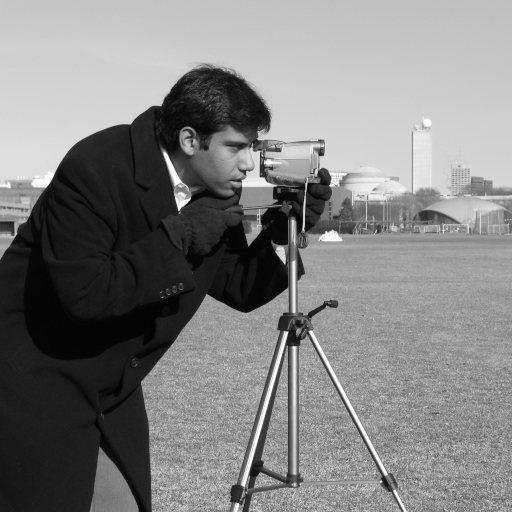
#> input picture skimage.data.camera(), 512 x 512 px
$ jupyter execute --allow-errors FFT_Intuition_Tutorial.ipynb   (shell and % lines are left out)
#> lines starting #> are read from the running program, lines starting #| are printed output that depends on the picture; after the words box and inside, x2 and y2 are one past the last pixel; in counts of white or black regions, pixels touching at a corner belong together
<a href="https://colab.research.google.com/github/ysuter/FHNW-BAI-ComputerVision/blob/main/FFT_Intuition_Tutorial.ipynb" target="_parent"></a>

# Fast Fourier Transform (FFT) für Bildverarbeitung
## Intuition für räumliche Frequenzen entwickeln

---

**Willkommen!** Dieses Notebook hilft Ihnen, ein intuitives Verständnis der Fast Fourier Transform zu entwickeln und zu verstehen, wie sie verborgene Muster in Bildern aufdeckt.

### 🎯 Lernziele:
- ✅ Verstehen, was **räumliche Frequenzen** in Bildern bedeuten
- ✅ **Fourier-Spektren** visualisieren und interpretieren
- ✅ Sehen, wie Bilder aus **verschiedenen Frequenzen zusammengesetzt** sind
- ✅ FFT für praktische Bildverarbeitungsaufgaben anwenden
- ✅ **Intuition** durch interaktives Experimentieren aufbauen

### 🚫 Out of Scope:
- Komplexe mathematische Herleitungen
- Rigorose Beweise
- Signalverarbeitungstheorie

### ✅ Worauf wir fokussieren:
- Visuelles Verständnis
- Praktisches Experimentieren
- Anwendungen
- Intuition aufbauen!

---

## 📦 Setup & Installation

[cell 1]
# Bibliotheken installieren

# Imports
import cv2
import numpy as np
import matplotlib.pyplot as plt
from matplotlib.colors import LogNorm
from scipy import ndimage
from skimage import data
import ipywidgets as widgets
from IPython.display import display, clear_output, HTML
from google.colab import files

# Matplotlib konfigurieren
plt.rcParams['figure.figsize'] = (16, 8)
plt.rcParams['font.size'] = 11

print("✅ Alle Bibliotheken erfolgreich geladen!")
print(f"NumPy Version: {np.__version__}")
print(f"OpenCV Version: {cv2.__version__}")

---

# 🎨 Teil 1: Intuition aufbauen - Was SIND räumliche Frequenzen?

Bevor wir in FFT eintauchen, bauen wir Intuition dafür auf, was "Frequenzen" in Bildern bedeuten.

## 🤔 Die zentrale Frage:

> **"Wenn ein Bild nur Pixel mit Helligkeitswerten ist, was bedeutet dann 'Frequenz'?"**

---

## 1.1 Analogie: Audio-Frequenzen

**Bei Audio:**
- Niedrige Frequenzen = Bass (langsame Schwingungen, wie 🎸)
- Hohe Frequenzen = Höhen (schnelle Schwingungen, wie 🎺)
- Ein Lied ist eine **Mischung** vieler Frequenzen

**Bei Bildern:**
- Niedrige Frequenzen = Glatte Bereiche, graduelle Änderungen (wie ein Sonnenuntergangs-Verlauf)
- Hohe Frequenzen = Kanten, Details, Texturen (wie Haarsträhnen)
- Ein Bild ist eine **Mischung** vieler räumlicher Frequenzen

### 💡 Kernaussage:
**Frequenz in Bildern = Wie schnell sich Pixelwerte ändern**
- Glatter Verlauf → Niedrige Frequenz
- Scharfe Kante → Hohe Frequenz

## 1.2 Visuelle Demonstration: Reine Frequenzen

Erstellen wir Bilder mit **nur** spezifischen Frequenzen, um zu sehen wie sie aussehen!

[cell 2]
def create_sinusoidal_pattern(size=256, frequency=5, angle=0):
    """
    Erstellt ein sinusförmiges Muster - ein Bild mit 'reiner Frequenz'

    Parameter:
    - size: Bildgröße (size x size)
    - frequency: Wie viele Zyklen über das Bild
    - angle: Rotationswinkel in Grad
    """
    # Koordinatengitter erstellen
    x = np.linspace(-np.pi, np.pi, size)
    y = np.linspace(-np.pi, np.pi, size)
    X, Y = np.meshgrid(x, y)

    # Koordinaten rotieren
    angle_rad = np.deg2rad(angle)
    X_rot = X * np.cos(angle_rad) - Y * np.sin(angle_rad)

    # Sinusförmiges Muster erstellen
    pattern = np.sin(frequency * X_rot)

    # Auf 0-255 normalisieren
    pattern = ((pattern + 1) * 127.5).astype(np.uint8)

    return pattern

# Muster mit verschiedenen Frequenzen erstellen
#> (the rest of this cell did not finish here and is left out)

### 🎮 Interaktiv: Erstelle ein eigenes Muster!

[cell 3]
# Interaktiver Mustergenerator
freq_slider = widgets.IntSlider(
    value=5, min=1, max=30, step=1,
    description='Frequenz:',
    style={'description_width': '100px'},
    layout=widgets.Layout(width='500px')
)

angle_slider = widgets.IntSlider(
    value=0, min=0, max=180, step=15,
    description='Winkel (°):',
    style={'description_width': '100px'},
    layout=widgets.Layout(width='500px')
)

output = widgets.Output()

def update_pattern(change):
    with output:
        clear_output(wait=True)
        pattern = create_sinusoidal_pattern(
            frequency=freq_slider.value,
            angle=angle_slider.value
        )

        plt.figure(figsize=(8, 8))
#> (this line was passed over: IPython is not available in this run)
        plt.imshow(pattern, cmap='gray')
#> (this line was passed over: IPython is not available in this run)
        plt.title(f'Räumliche Frequenz = {freq_slider.value}, Winkel = {angle_slider.value}°',
                 fontsize=14, fontweight='bold')
#> (this line was passed over: IPython is not available in this run)
        plt.axis('off')
#> (this line was passed over: IPython is not available in this run)
        plt.show()

        category = "NIEDRIG" if freq_slider.value <= 5 else "MITTEL" if freq_slider.value <= 15 else "HOCH"
        print(f"\n📊 Kategorie: {category}e Frequenz")
        print(f"   Streifen über das Bild: ~{freq_slider.value * 2}")

freq_slider.observe(update_pattern, names='value')
angle_slider.observe(update_pattern, names='value')

display(freq_slider, angle_slider, output)
update_pattern(None)

print("\n🎯 Probieren Sie:")
print("   1. Bewegen Sie Frequenz von niedrig zu hoch - sehen Sie wie Streifen dünner werden?")
print("   2. Ändern Sie den Winkel - die Frequenzrichtung ist wichtig!")
print("   3. In solche Komponenten zerlegt FFT Bilder!")

---

# 🔍 Teil 2: Die Fourier-Transformation - Bilder zerlegen

## 2.1 Die große Idee

### 🎼 Die musikalische Analogie:

Stellen dir vor, du hast eine Aufnahme eines Orchesters:
- **Zeitbereich**: Du hören alle Instrumente gemischt
- **Frequenzbereich** (nach Fourier-Transform):Du kannst sehen welche Töne aktuell zu hören sind. Zudem haben die Instrumente ein charakteristisches Spektrum

### 📸 Für Bilder:

- **Ortsbereich** (normales Bild): Du siehst Pixel
- **Frequenzbereich** (nach FFT): Du siehts, sehen welche Frequenzen das Bild bilden

---

## 2.2 Was macht FFT eigentlich?

**FFT beantwortet die Frage:**

> *"Wie viel von jeder Frequenz ist in meinem Bild vorhanden, und in welche Richtung?"*

**Ausgabe (Frequenzspektrum):**
- **Zentrum**: Niedrige Frequenzen (DC-Komponente, mittlere Helligkeit)
- **Ränder**: Hohe Frequenzen (Details, Kanten)
- **Helligkeit**: Wie viel von dieser Frequenz existiert
- **Position**: Richtung dieser Frequenz

---

## 2.3 Hilfsfunktionen für FFT-Visualisierung

[cell 4]
def compute_fft(image):
    """
    FFT berechnen und Nullfrequenz in die Mitte verschieben
    """
    # In Graustufen konvertieren falls nötig
    if len(image.shape) == 3:
        gray = cv2.cvtColor(image, cv2.COLOR_BGR2GRAY)
    else:
        gray = image.astype(float)

    # FFT berechnen
    f_transform = np.fft.fft2(gray)
    f_shift = np.fft.fftshift(f_transform)  # Nullfrequenz in Mitte verschieben

    return f_shift, gray

def visualize_fft_spectrum(f_shift, title="Fourier-Spektrum", log_scale=True):
    """
    Magnitude-Spektrum visualisieren
    """
    # Magnitude berechnen
    magnitude = np.abs(f_shift)

    if log_scale:
        # Log-Skala für bessere Visualisierung
        magnitude_display = np.log(magnitude + 1)
    else:
        magnitude_display = magnitude

    # Plotten
    plt.figure(figsize=(10, 8))
    plt.imshow(magnitude_display, cmap='hot')
    plt.colorbar(label='Magnitude (Log-Skala)' if log_scale else 'Magnitude', fraction=0.046)
    plt.title(title, fontsize=14, fontweight='bold')
    plt.axis('off')

    # Zentrumsmarkierung hinzufügen
    center_y, center_x = magnitude.shape[0] // 2, magnitude.shape[1] // 2
    plt.plot(center_x, center_y, 'b+', markersize=15, markeredgewidth=2)
    plt.text(center_x + 10, center_y, 'DC\n(Niedrige Freq)', color='cyan', fontsize=10, fontweight='bold')

    plt.tight_layout()
    plt.show()

    return magnitude

def show_fft_analysis(image, title="FFT-Analyse"):
    """
    Vollständige FFT-Analyse mit Original, Spektrum und Phase
    """
    f_shift, gray = compute_fft(image)
    magnitude = np.abs(f_shift)
    phase = np.angle(f_shift)

    fig, axes = plt.subplots(1, 3, figsize=(18, 6))

    # Originalbild
    axes[0].imshow(gray, cmap='gray')
    axes[0].set_title('Originalbild', fontsize=13, fontweight='bold')
    axes[0].axis('off')

    # Magnitude-Spektrum (Log-Skala)
    magnitude_log = np.log(magnitude + 1)
    im1 = axes[1].imshow(magnitude_log, cmap='hot')
    axes[1].set_title('Magnitude-Spektrum\n(Welche Frequenzen existieren)', fontsize=13, fontweight='bold')
    axes[1].axis('off')
    plt.colorbar(im1, ax=axes[1], fraction=0.046)

    # Phasen-Spektrum
    im2 = axes[2].imshow(phase, cmap='twilight')
    axes[2].set_title('Phasen-Spektrum\n(Wo Frequenzen lokalisiert sind)', fontsize=13, fontweight='bold')
    axes[2].axis('off')
    plt.colorbar(im2, ax=axes[2], fraction=0.046)

    plt.suptitle(title, fontsize=16, fontweight='bold')
    plt.tight_layout()
    plt.show()

    return f_shift, magnitude, phase

print("✅ FFT-Hilfsfunktionen definiert!")

---

# 🧪 Teil 3: Experimente - Intuition aufbauen

Analysieren wir jetzt verschiedene Bildtypen, um zu verstehen was ihre FFT offenbart!

## 3.1 Experiment 1: Reine Frequenzen

**Frage:** Wie sieht die FFT unserer sinusförmigen Muster aus?

[cell 5]
# Reine Frequenzmuster erstellen
pattern_low = create_sinusoidal_pattern(frequency=3, angle=0)
pattern_high = create_sinusoidal_pattern(frequency=15, angle=45)

print("🔬 Analysiere NIEDRIGES Frequenzmuster:")
show_fft_analysis(pattern_low, "FFT von niedrigem Frequenzmuster")
#> (the call stopped at in show_fft_analysis, `fig, axes = plt.subplots(1, 3, figsize=(18, 6))`: IPython is not available in this run)

print("\n" + "="*80 + "\n")
print("🔬 Analysiere HOHES Frequenzmuster:")
show_fft_analysis(pattern_high, "FFT von hohem Frequenzmuster")
#> (the call stopped at in show_fft_analysis, `fig, axes = plt.subplots(1, 3, figsize=(18, 6))`: IPython is not available in this run)

print("\n💡 Wichtige Beobachtungen:")
print("   1. Reine Frequenzen erscheinen als HELLE PUNKTE im Spektrum")
print("   2. Niedrige Frequenz → Punkte nahe am Zentrum")
print("   3. Hohe Frequenz → Punkte weit vom Zentrum entfernt")
print("   4. Winkel des Musters → Winkel der Punkte im Spektrum")
print("   5. Immer symmetrisch (zwei Punkte) aufgrund mathematischer Eigenschaften")

## 3.2 Experiment 2: Einfache geometrische Formen

**Frage:** Aus welchen Frequenzen bestehen einfache Formen?

[cell 6]
# Einfache Testbilder erstellen
def create_test_images():
    size = 256

    # 1. Einzelne vertikale Kante
    edge = np.zeros((size, size), dtype=np.uint8)
    edge[:, :size//2] = 255

    # 2. Schachbrett
    checker = np.zeros((size, size), dtype=np.uint8)
    block_size = 32
    for i in range(0, size, block_size):
        for j in range(0, size, block_size):
            if (i // block_size + j // block_size) % 2 == 0:
                checker[i:i+block_size, j:j+block_size] = 255

    # 3. Glatter Verlauf
    gradient = np.linspace(0, 255, size, dtype=np.uint8)
    gradient = np.tile(gradient, (size, 1))

    # 4. Kreis
    circle = np.zeros((size, size), dtype=np.uint8)
    cv2.circle(circle, (size//2, size//2), size//4, 255, -1)
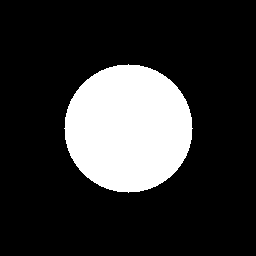
#> circle: shape (256, 256); 19.6% white; 1 white region, box (x1, y1, x2, y2) and area: (64, 64, 193, 193) 12853

    return edge, checker, gradient, circle

edge, checker, gradient, circle = create_test_images()

# Jedes analysieren
test_images = [
    (edge, "Scharfe Kante", "Viele HOHE Frequenzen (scharfer Übergang)"),
    (checker, "Schachbrett", "Reguläres Muster = spezifische Frequenzen"),
    (gradient, "Glatter Verlauf", "Nur NIEDRIGE Frequenzen (sanfte Änderung)"),
    (circle, "Kreis", "Mix von Frequenzen für gekrümmte Kanten")
]

#> (the rest of this cell did not finish here and is left out)

### 📝 Interpretationshilfe:

| Bildtyp | Spektrum-Erscheinung | Warum? |
|---------|---------------------|--------|
| **Scharfe Kante** | Helle horizontale Linie durch Zentrum | Vertikale Kante = horizontale Frequenzen |
| **Schachbrett** | Punkte an Ecken | Reguläres Muster = spezifische Frequenzen |
| **Glatter Verlauf** | Nur Zentrum sehr hell | Nur niedrige Frequenzen (graduelle Änderung) |
| **Kreis** | Kreisförmiges Muster im Spektrum | Gekrümmte Kanten = Frequenzen in alle Richtungen |

## 3.3 Experiment 3: Echtes Bild analysieren

Analysieren wir jetzt eine **echte Fotografie**, um alle zusammen gemischten Frequenzen zu sehen!

[cell 7]
# Beispielbild von scikit-image laden
# Du kannst auch ein eigenes hochladen!

# Option 1: Eingebautes Bild verwenden
real_image = data.camera()  # Klassisches Testbild
#> real_image is the input picture: shape (512, 512); min 0, max 255, mean 129.1

print("📸 Analysiere ECHTE Fotografie:")
print("   Dieses Bild enthält ALLE Frequenzen gemischt!\n")

#> (the rest of this cell did not finish here and is left out)

#> call 4 of show_fft_analysis, with title = 'FFT einer echten Fotografie'
#> in show_fft_analysis (call 4), `phase = np.angle(f_shift)`:
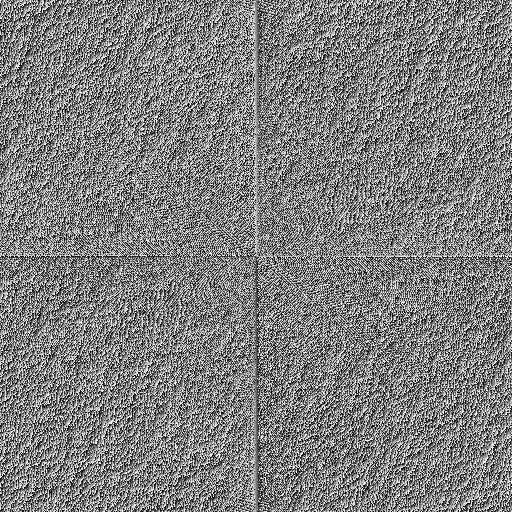
#> phase: shape (512, 512) float64; min -3.14, max 3.14, mean 2.4e-05; drawn with min black and max white

print("\n💡 Was wir sehen:")
print("   ✓ Helles ZENTRUM: Niedrige Frequenzen (Gesamtform, glatte Bereiche)")
print("   ✓ Dunklere Ränder: Hohe Frequenzen (Details, Texturen, Kanten)")
print("   ✓ Kreuzmuster: Dominante horizontale & vertikale Features")
print("   ✓ Keine einzelnen Punkte: Echte Bilder sind KOMPLEXE Mischungen!")

### 🎮 Interaktiv: Analysieren dein eigenes Bild!

[cell 8]
print("📤 Lade ein eigenes Bild hoch, um seinen Frequenzinhalt zu analysieren!")
print("   (Fotos funktionieren am besten - probiere verschiedene Motive)\n")

uploaded = files.upload()
#> the answer given: Plakatwand.jpg

if uploaded:
    filename = list(uploaded.keys())[0]
    user_image = cv2.imread(filename, cv2.IMREAD_GRAYSCALE)
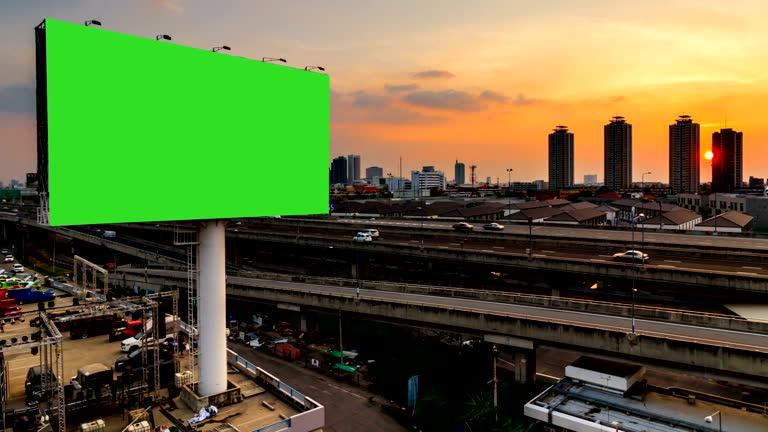
#> input picture Bonuspunkte/1.Aufgabe/Plakatwand.jpg, 768 x 432 px, found by its file name
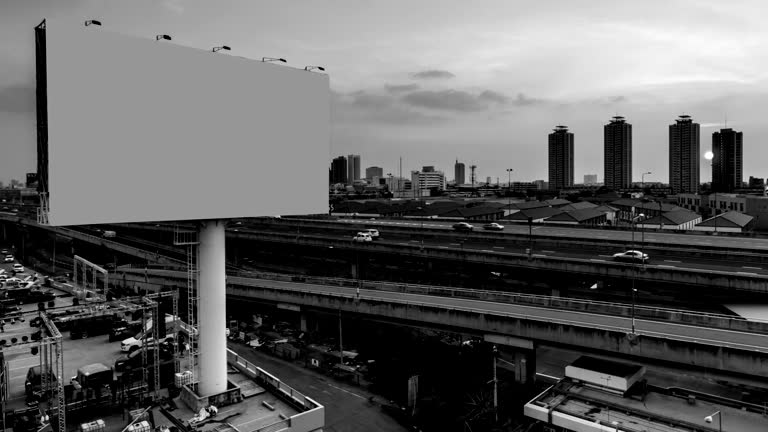
#> user_image: shape (432, 768); min 0, max 255, mean 98

    if user_image is not None:
        # Verkleinern falls zu groß
        if user_image.shape[0] > 512 or user_image.shape[1] > 512:
            scale = 512 / max(user_image.shape)
#> scale = 0.667
            user_image = cv2.resize(user_image, None, fx=scale, fy=scale)
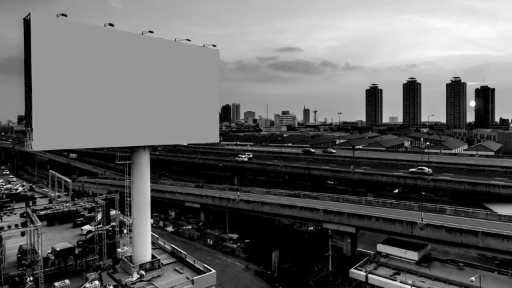
#> user_image: shape (288, 512); min 0, max 255, mean 98
            print(f"✓ Auf {user_image.shape} verkleinert für schnellere Verarbeitung\n")
#| ✓ Auf (288, 512) verkleinert für schnellere Verarbeitung

        show_fft_analysis(user_image, f"FFT-Analyse: {filename}")
#> in show_fft_analysis (call 5), `phase = np.angle(f_shift)`:
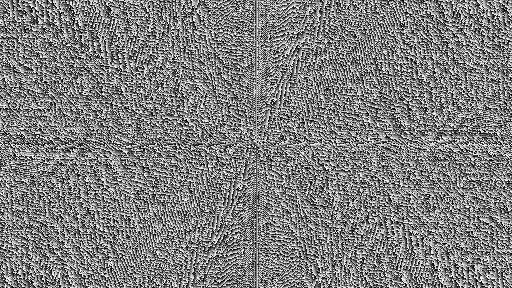
#> phase: shape (288, 512) float64; min -3.14, max 3.14, mean 2.13e-05; drawn with min black and max white
#> (the call stopped at in show_fft_analysis, `fig, axes = plt.subplots(1, 3, figsize=(18, 6))`: IPython is not available in this run)

        print("\n🔍 Achten Sie auf:")
        print("   • Ist das Zentrum sehr hell? → Glatte Bereiche dominieren")
        print("   • Sind die Ränder hell? → Viele Details/Texturen")
        print("   • Sehen Sie Richtungslinien? → Starke Kanten in dieser Richtung")
    else:
        print("❌ Bild konnte nicht geladen werden")
else:
    print("⚠️ Keine Datei hochgeladen")
